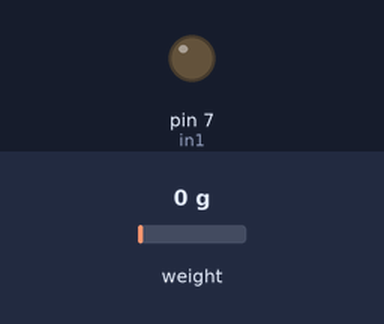
Bench run of a sketch on a simulated Arduino Uno, built with avr-gcc and run on an emulated ATmega328P. Shown: output pins drawn as LEDs (lit = HIGH). The inputs (shaded band) are chosen by the test bench; at power-on: weight on the scale 0 g. What the sketch prints to the serial monitor is not drawn.

Above: at 8.7 s.
At 26.3 s:
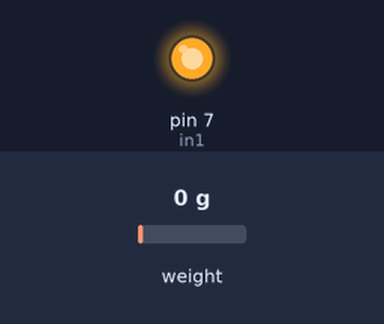
Timing chart, 0 to 50.2 s (numbered marks = the images above):
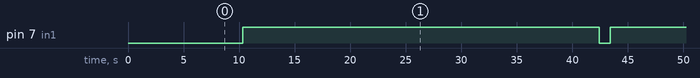

Measured:
- by itself, pin 7 (in1): alternates HIGH for 32.1 s and LOW for 1.0 s

The sketch:

2nd_arduino_to_weight.ino
```cpp
// (licence header left out)
#include <SoftwareSerial.h>
#include "HX711.h"
SoftwareSerial s(1,2);
int data;
int in1 = 7;
int count;


// HX711 circuit wiring
const int LOADCELL_DOUT_PIN = 4;
const int LOADCELL_SCK_PIN = 5;


HX711 scale;

void setup() {
  pinMode(in1, OUTPUT);
  Serial.begin(38400);
  s.begin(9600);
  Serial.println("HX711 Demo");

  Serial.println("Initializing the scale");

  // Initialize library with data output pin, clock input pin and gain factor.
  // Channel selection is made by passing the appropriate gain:
  // - With a gain factor of 64 or 128, channel A is selected
  // - With a gain factor of 32, channel B is selected
  // By omitting the gain factor parameter, the library
  // default "128" (Channel A) is used here.
  scale.begin(LOADCELL_DOUT_PIN, LOADCELL_SCK_PIN);

  Serial.println("Before setting up the scale:");
  Serial.print("read: \t\t");
  Serial.println(scale.read());      // print a raw reading from the ADC

  Serial.print("read average: \t\t");
  Serial.println(scale.read_average(20));   // print the average of 20 readings from the ADC

  Serial.print("get value: \t\t");
  Serial.println(scale.get_value(5));   // print the average of 5 readings from the ADC minus the tare weight (not set yet)

  Serial.print("get units: \t\t");
  Serial.println(scale.get_units(5), 1);  // print the average of 5 readings from the ADC minus tare weight (not set) divided
            // by the SCALE parameter (not set yet)

  scale.set_scale(216.41);                      // t.s value is obtained by calibrating the scale with known weights; see the README for details
  scale.tare();               // reset the scale to 0

  Serial.println("After setting up the scale:");

  Serial.print("read: \t\t");
  Serial.println(scale.read());                 // print a raw reading from the ADC

  Serial.print("read average: \t\t");
  Serial.println(scale.read_average(20));       // print the average of 20 readings from the ADC

  Serial.print("get value: \t\t");
  Serial.println(scale.get_value(5));   // print the average of 5 readings from the ADC minus the tare weight, set with tare()

  Serial.print("get units: \t\t");
  Serial.println(scale.get_units(5), 1);        // print the average of 5 readings from the ADC minus tare weight, divided
            // by the SCALE parameter set with set_scale

  Serial.println("Readings:");
}

void loop() {
  Serial.print("one reading:\t");
  Serial.print(scale.get_units(), 1);
 // Serial.print("\t| average:\t");
 // Serial.println(scale.get_units(10), 1);
  data=scale.get_units(20);
  s.print(data);
  if(data<1335)
  {
    count=1;
    s.write(count);
    Serial.println("inside");
    digitalWrite(in1, LOW);
    delay(1000);
    digitalWrite(in1, HIGH);
  }
  count=0;
  Serial.println(data);
  scale.power_down();             // put the ADC in sleep mode
  delay(30000);
  s.flush();
  scale.power_up();
}
```
